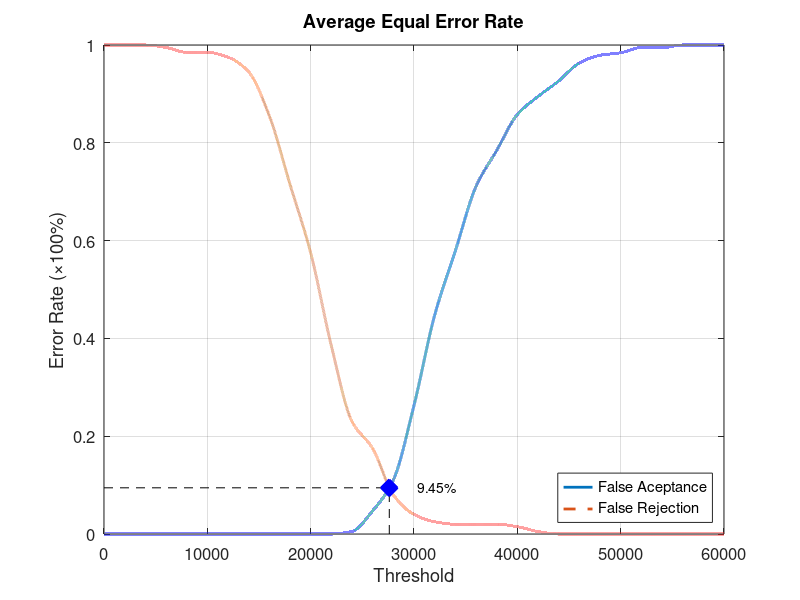
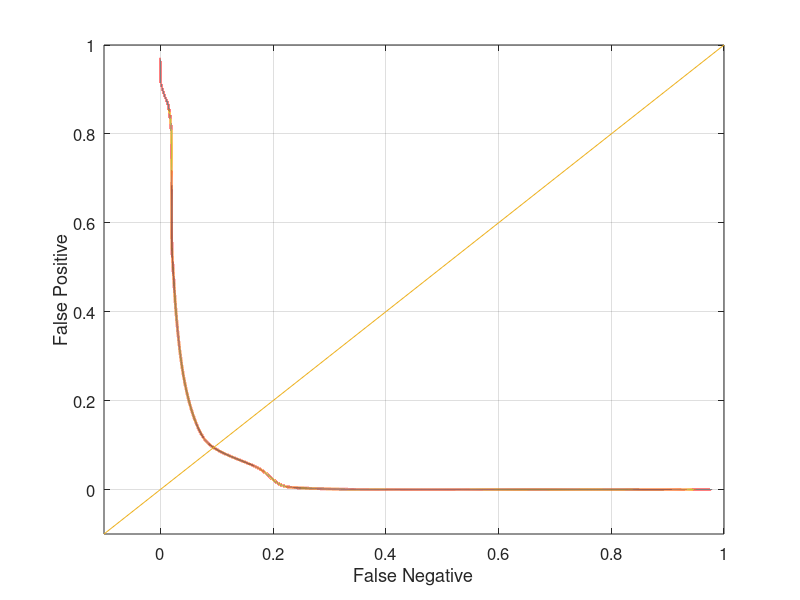

Write MATLAB code to recreate these figures, in order.
function yEER = Database1_4
close all;
clear;
clc;
x = 0:2000:60000;
xq = 0:0.5:60000;

y0 = [0 0 0 0 0 0 0 0 0 0 0 0 0.00526316 0.0473684 0.110526 0.263158 0.447368 0.578947 0.710526 0.784211 0.857895 0.894737 0.926316 0.963158 0.978947 0.984211 0.994737 0.994737 1 1 1];
yy0 = interp1(x, y0, xq, 'pchip');
y1 = [1 1 1 0.995 0.985 0.985 0.975 0.945 0.855 0.715 0.575 0.385 0.23 0.175 0.08 0.04 0.025 0.02 0.02 0.02 0.015 0.005 0 0 0 0 0 0 0 0 0];
yy1 = interp1(x, y1, xq, 'pchip');

% Calculating EER: 
y2 = abs(y0 - y1);
find(y2 == min(y2))
yy2 = abs(yy0 - yy1);
xEER = find(yy2 == min(yy2));
xEERIndex = xq(xEER) % X-axis EER
yEER = yy0(xEER) % Y-axis EER

main = figure
plot(xq, yy0,'-','LineWidth', 2);	hold on
plot(xq, yy1,'--','LineWidth', 2);	hold on
plot([xEERIndex xEERIndex], [0 yEER], 'k--');	hold on
plot([0 xEERIndex], [yEER yEER], 'k--');	hold on
plot(xEERIndex, yEER, 'bx', 'LineWidth', 10);	hold on
text(xEERIndex + 10 * xEERIndex / 100, yEER, [num2str(round((10000 * yEER)) / 100) '%'])
legend('False Aceptance', 'False Rejection', 'Location', 'SouthEast')
xlabel('Threshold')
ylabel('Error Rate (\times100%)')
title('Average Equal Error Rate')
set(gca, 'FontSize', 12)
axis([0 60000 0 1])
grid on

print(main, 'Database1_4Main', '-dpng');
FNRxFPR = figure('Color', [1 1 1]);
plot(yy1, yy0, '-', yy1, yy0, 'LineWidth', 2);
hold on
y = -0.1:0.1:1
plot(y, y); 
set(gca, 'FontSize', 12)
xlabel('False Negative')
ylabel('False Positive')
axis([-0.1 1 -0.1 1])
set(gca, 'FontSize', 12)
grid on

print(FNRxFPR, 'Database1_4FNRxFPR','-dpng');
end
